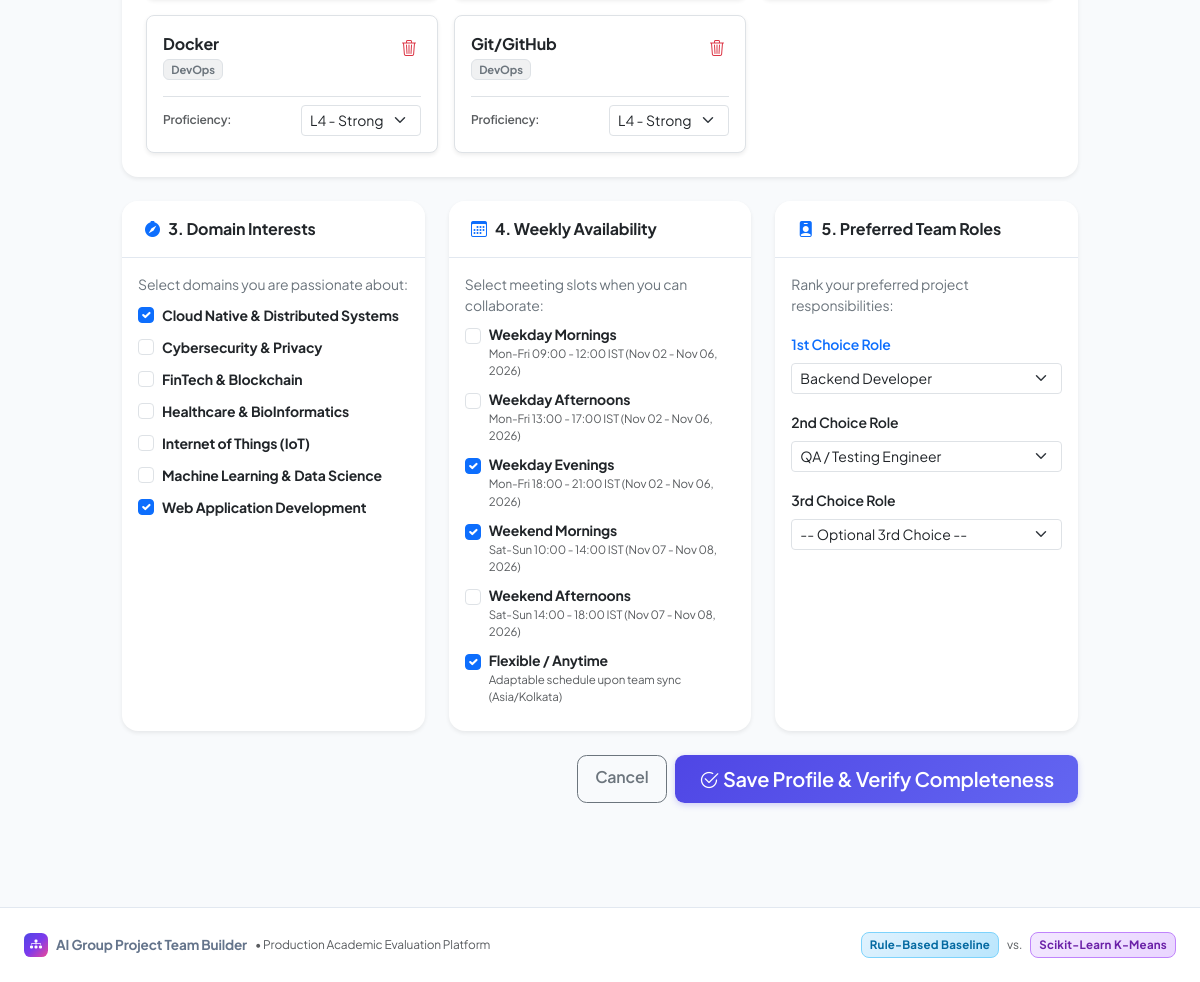
Before: /student/profile (signed in, lower part) with the older database file.
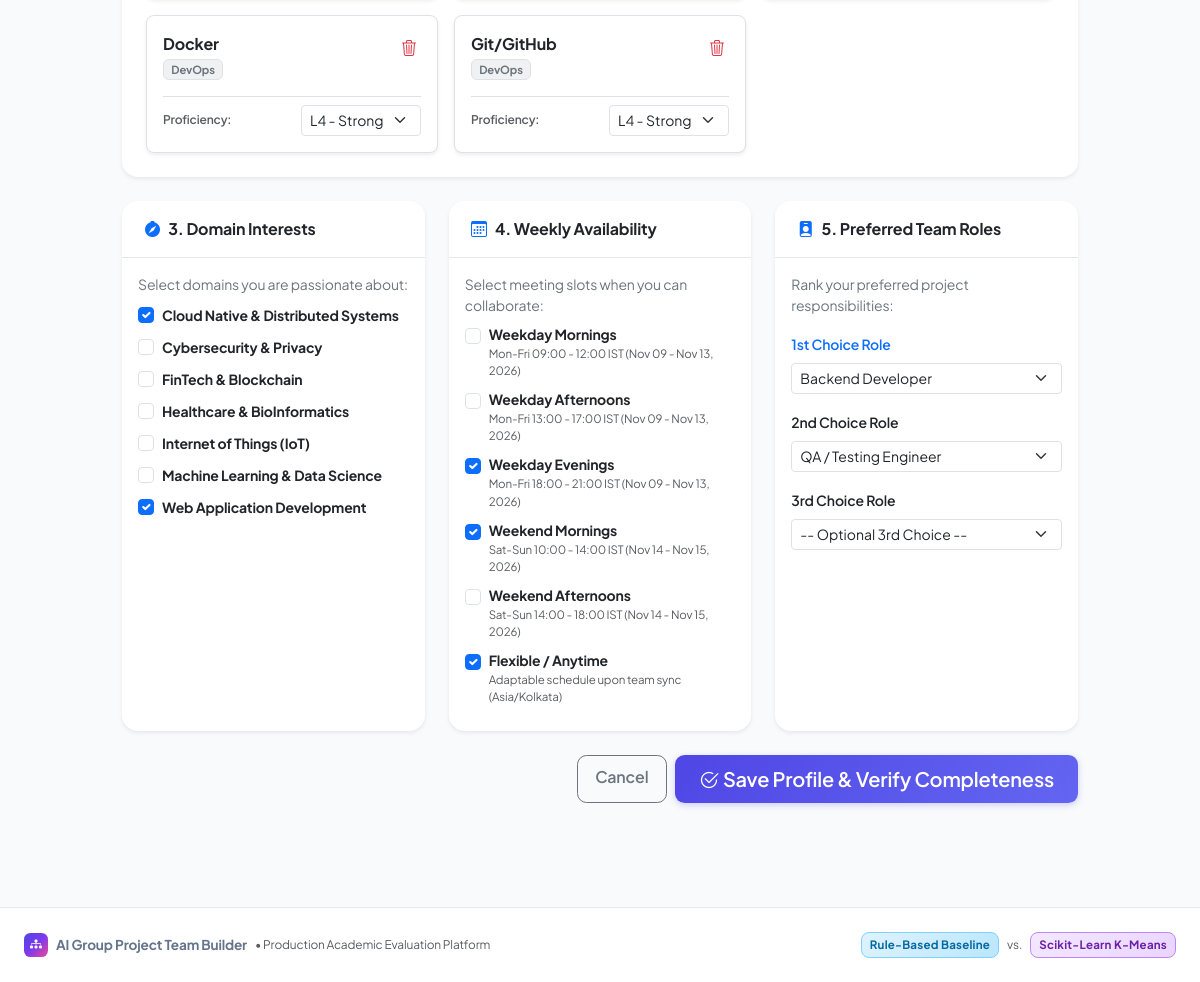
After: the same page with the newer database file.
### models/entities.py (models this page shows)
class AvailabilitySlot(Base):
    __tablename__ = "availability_slots"
    id = Column(Integer, primary_key=True, autoincrement=True)
    slot_name = Column(String(100), unique=True, nullable=False)
    time_range = Column(String(100), nullable=True)
    student_availabilities = relationship("StudentAvailability", back_populates="slot")

### routes/student_routes.py (the view, shortened to what this page needs)
@student_bp.route("/profile", methods=["GET", "POST"])
@login_required
@student_required
def profile_edit():
    user = get_current_user()
    db = get_db()
    profile = StudentService.get_profile_by_user_id(user.id, session=db)
    catalogs = StudentService.get_all_catalogs(session=db)
    selected_skill_map = {ss.skill_id: ss.proficiency for ss in profile.skills} if profile else {}
    selected_interests = {si.interest_id for si in profile.interests} if profile else set()
    selected_slots = {sa.slot_id for sa in profile.availability} if profile else set()
    selected_roles = {spr.preference_rank: spr.role_id for spr in profile.preferred_roles} if profile else {}
    is_complete, missing_reqs, completion_pct = False, [], 0
    if profile:
        is_complete, missing_reqs, completion_pct = StudentService.check_profile_completion(profile)
    return render_template(
        "student/profile_edit.html",
        current_user=user,
        profile=profile,
        catalogs=catalogs,
        selected_skills=selected_skill_map,
        selected_interests=selected_interests,
        selected_slots=selected_slots,
        selected_roles=selected_roles,
        is_complete=is_complete,
        missing_reqs=missing_reqs,
        completion_pct=completion_pct
    )

### database/db.py (called while the page is built)
def get_db():
    return db_manager.get_session()

    def get_session(self):
        if not getattr(self, "initialized", False):
            self.init_db()
        return self.Session()

    def remove_session(self):
        if getattr(self, "Session", None) is not None:
            try:
                self.Session.remove()
            except Exception as e:
                logger.warning(f"Error removing scoped session: {e}")

### models/entities.py (called while the page is built)
    def is_faculty(self):
        return self.role == "faculty"

    def is_student(self):
        return self.role == "student"

### services/auth_service.py (called while the page is built)
def get_current_user():
    user_id = session.get("user_id")
    if not user_id:
        return None
    db = get_db()
    try:
        return db.query(User).filter_by(id=user_id).first()
    except Exception:
        db.rollback()
        return None

def login_required(f):
    @wraps(f)
    def decorated_function(*args, **kwargs):
        if not session.get("user_id"):
            flash("Please log in to access this page.", "warning")
            return redirect(url_for("auth.login", next=request.url))
        return f(*args, **kwargs)
    return decorated_function

### templates/student/profile_edit.html (shortened to what the changed rows need)
{% extends "base.html" %}
{% block content %}
<div class="row justify-content-center py-2">
    <div class="col-12 col-xl-10">
        <form method="POST" action="{{ url_for('student.profile_edit') }}">
            <div class="row g-4 mb-4">
                <div class="col-12 col-md-4">
                    <div class="card shadow-sm border-0 h-100">
                        <div class="card-body p-3">
                            {% for slot in catalogs.slots %}
                                <div class="form-check mb-2">
                                    <input class="form-check-input" type="checkbox" name="slot_ids" value="{{ slot.id }}" id="slot_{{ slot.id }}" {% if slot.id in selected_slots %}checked{% endif %}>
                                    <label class="form-check-label small text-dark" for="slot_{{ slot.id }}">
                                        <strong>{{ slot.slot_name }}</strong>
                                        <div class="text-muted" style="font-size: 0.72rem;">{{ slot.time_range }}</div>
                                    </label>
                                </div>
                            {% else %}
                                <div class="alert alert-light border small text-muted p-2">
                                    <i class="bi bi-info-circle me-1"></i>No availability slots configured yet.
                                </div>
                            {% endfor %}
                        </div>
                    </div>
                </div>
            </div>
        </form>
    </div>
</div>
{% endblock %}

Changed rows visible on the page:
changed AvailabilitySlot "Weekday Mornings": time_range "Mon-Fri 09:00 - 12:00 IST (Nov 02 - Nov 06, 2026)" → "Mon-Fri 09:00 - 12:00 IST (Nov 09 - Nov 13, 2026)"
changed AvailabilitySlot "Weekday Afternoons": time_range "Mon-Fri 13:00 - 17:00 IST (Nov 02 - Nov 06, 2026)" → "Mon-Fri 13:00 - 17:00 IST (Nov 09 - Nov 13, 2026)"
changed AvailabilitySlot "Weekday Evenings": time_range "Mon-Fri 18:00 - 21:00 IST (Nov 02 - Nov 06, 2026)" → "Mon-Fri 18:00 - 21:00 IST (Nov 09 - Nov 13, 2026)"
changed AvailabilitySlot "Weekend Mornings": time_range "Sat-Sun 10:00 - 14:00 IST (Nov 07 - Nov 08, 2026)" → "Sat-Sun 10:00 - 14:00 IST (Nov 14 - Nov 15, 2026)"
changed AvailabilitySlot "Weekend Afternoons": time_range "Sat-Sun 14:00 - 18:00 IST (Nov 07 - Nov 08, 2026)" → "Sat-Sun 14:00 - 18:00 IST (Nov 14 - Nov 15, 2026)"
